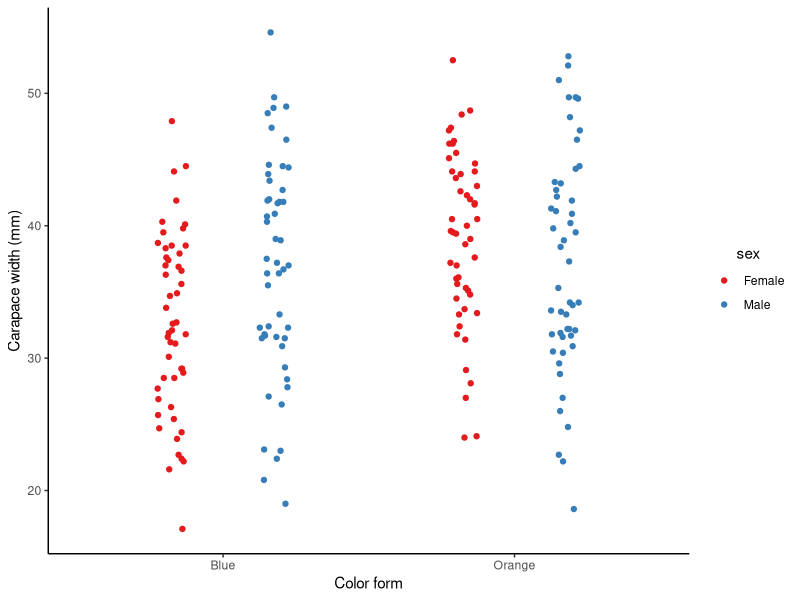
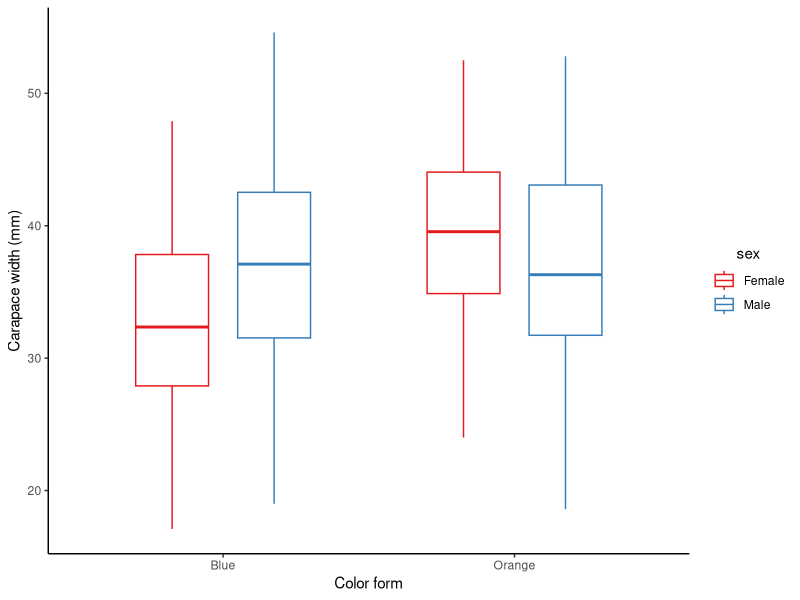
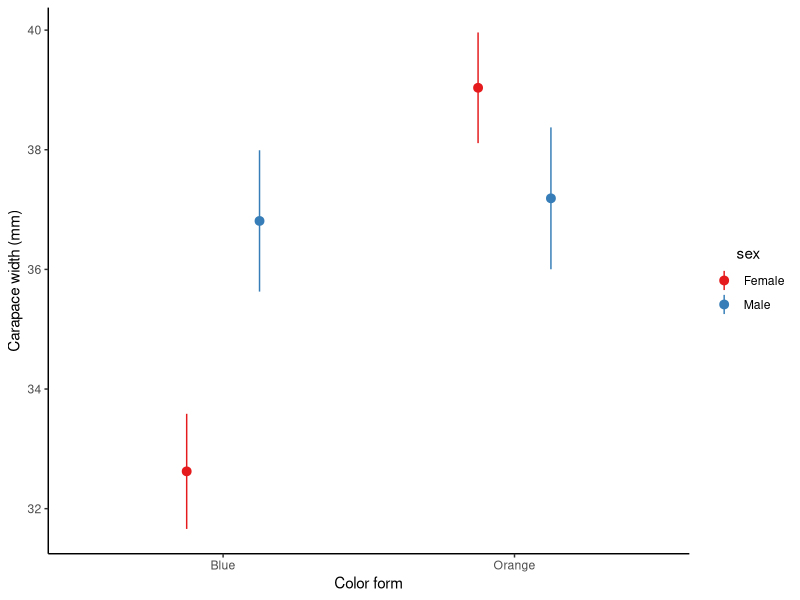
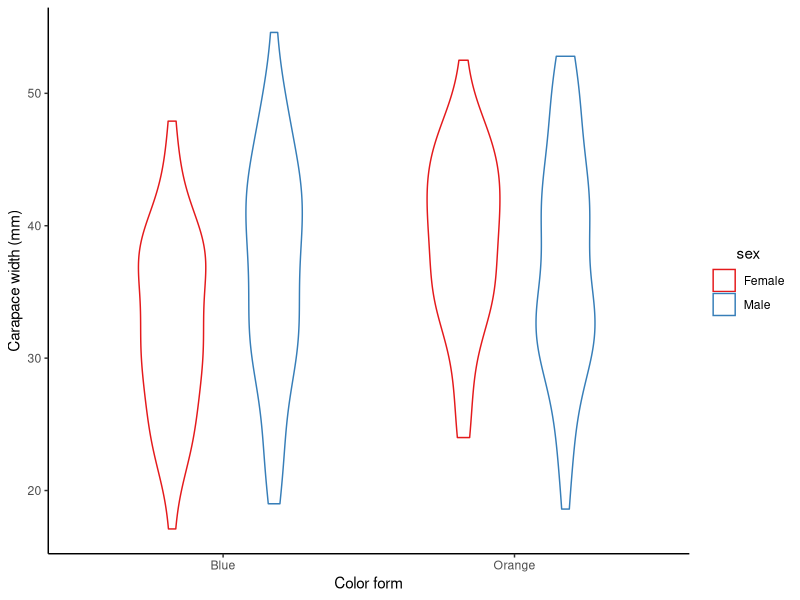
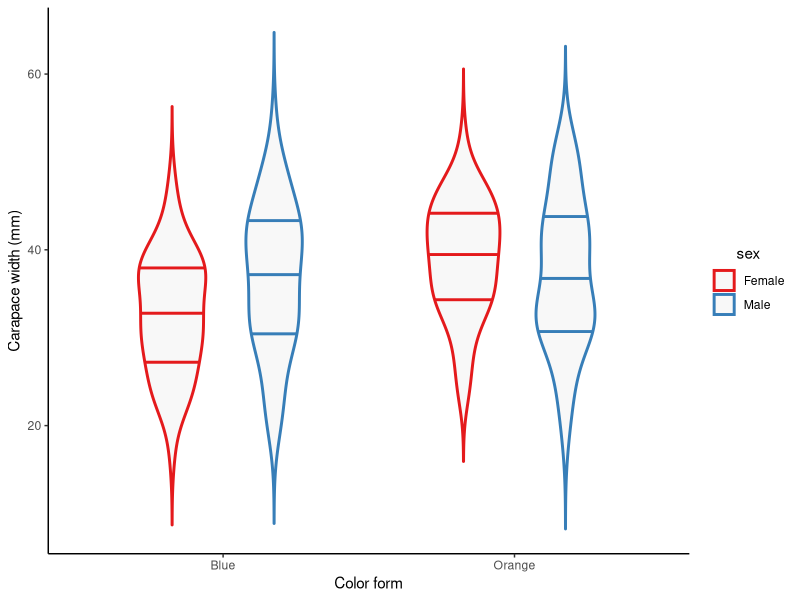
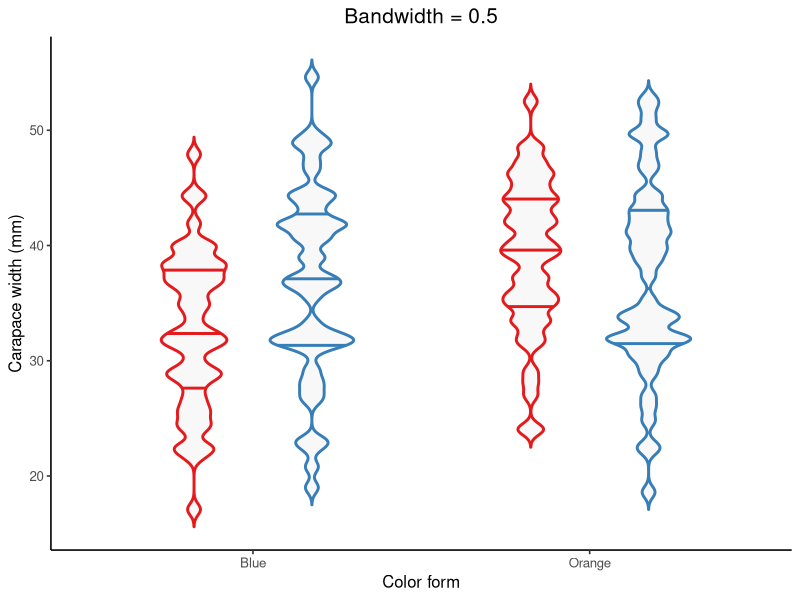
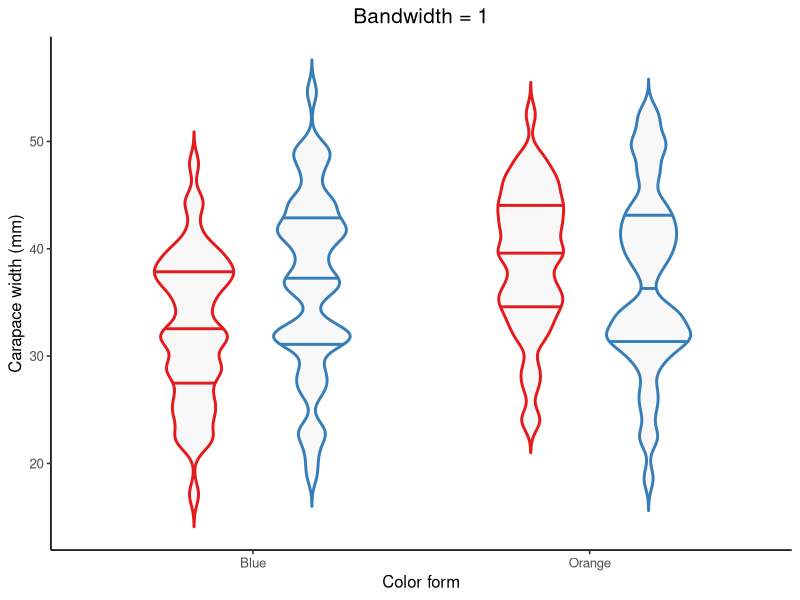
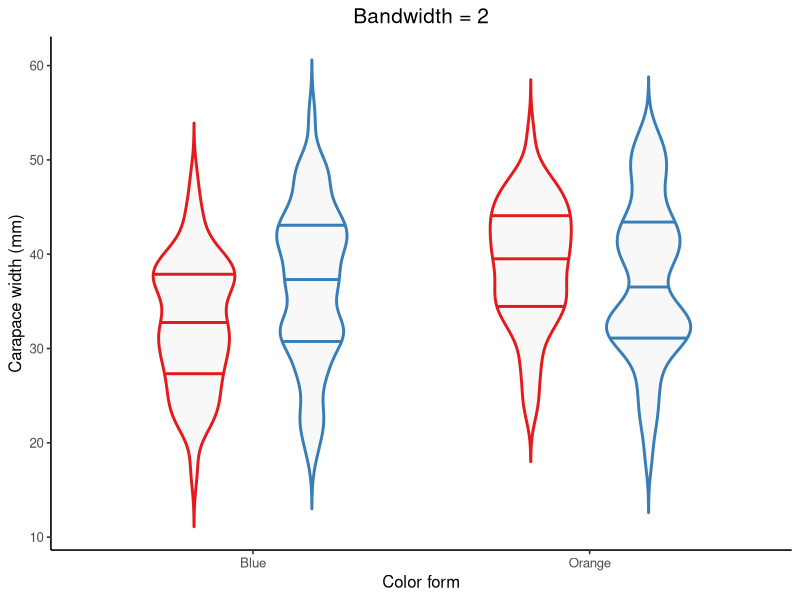

These charts were generated, in order, by the following R code:
## ---- chunk 1
knitr::opts_chunk$set(message = F, 
                      error = F, 
                      warning = F)

## ---- chunk 2
library(MASS)  # For the "crabs" dataset
library(tidyverse)

crabs_df <- crabs %>%
  select(sp, sex, CW) %>%
  transmute(color = case_when(sp == "B" ~ "Blue",
                              sp == "O" ~ "Orange"),
            sex = case_when(sex == "M" ~ "Male",
                            sex == "F" ~ "Female"),
            carapace_width = CW)

ggplot(data = crabs_df, aes(x = color, y = carapace_width, color = sex)) + 
  geom_point(position = position_jitterdodge(jitter.width = 0.1, dodge.width = 0.7)) + 
  scale_color_brewer(palette = "Set1") +
  labs(x = "Color form", y = "Carapace width (mm)") + 
  theme_classic() + 
  theme(legend.title = element_text(hjust = 0.5))

## ---- chunk 3
ggplot(data = crabs_df, aes(x = color, y = carapace_width, color = sex)) + 
  geom_boxplot(position = position_dodge(width = 0.7), width = 0.5) + 
  scale_color_brewer(palette = "Set1") +
  labs(x = "Color form", y = "Carapace width (mm)") + 
  theme_classic() + 
  theme(legend.title = element_text(hjust = 0.5))

## ---- chunk 4
ggplot(data = crabs_df, aes(x = color, y = carapace_width, color = sex)) + 
  stat_summary(geom = "pointrange", fun.data = "mean_se", position = position_dodge(width = 0.5)) +  # The bars represent SE 
  scale_color_brewer(palette = "Set1") +
  labs(x = "Color form", y = "Carapace width (mm)") + 
  theme_classic() + 
  theme(legend.title = element_text(hjust = 0.5))

## ---- chunk 5
ggplot(data = crabs_df, aes(x = color, y = carapace_width, color = sex)) + 
  geom_violin(position = position_dodge(width = 0.7), width = 0.5) + 
  scale_color_brewer(palette = "Set1") +
  labs(x = "Color form", y = "Carapace width (mm)") + 
  theme_classic() + 
  theme(legend.title = element_text(hjust = 0.5))

## ---- chunk 6
ggplot(data = crabs_df, aes(x = color, y = carapace_width, color = sex)) + 
  geom_violin(position = position_dodge(width = 0.7), 
              width = 0.5,
              size = 1,  # Thicker lines
              trim = F,  # Don't trim off the tails of density curves beyond data range
              scale = "area",  # All violins have the same area size 
              draw_quantiles = c(0.25, 0.5, 0.75),  # Add quartiles to the violins
              fill = after_scale(alpha("grey", 0.1))) +  # Fill the violins
  scale_color_brewer(palette = "Set1") +
  labs(x = "Color form", y = "Carapace width (mm)") + 
  theme_classic() + 
  theme(legend.title = element_text(hjust = 0.5))

## ---- chunk 7
map(c(0.5, 1, 2, 5), function(bw_values){  # Pass a set of bandwidth values to the ggplot
ggplot(data = crabs_df, aes(x = color, y = carapace_width, color = sex)) + 
  geom_violin(position = position_dodge(width = 0.7), 
              width = 0.5,
              size = 1,  
              trim = F,
              scale = "area",
              draw_quantiles = c(0.25, 0.5, 0.75),
              fill = after_scale(alpha("grey", 0.1)),
              bw = bw_values) +  # Control the bandwidth
  scale_color_brewer(palette = "Set1") +
  labs(x = "Color form", y = "Carapace width (mm)", title = paste0("Bandwidth = ", bw_values)) + 
  guides(color = "none") +
  theme_classic(base_size = 12) + 
  theme(legend.title = element_text(hjust = 0.5),
        plot.title = element_text(hjust = 0.5, size = 15))
})

## ---- chunk 8
# Violin plot + strip plot
ggplot(data = crabs_df, aes(x = color, y = carapace_width, color = sex)) + 
  geom_violin(position = position_dodge(width = 0.7), 
              width = 0.7,
              size = 1,
              trim = F,
              scale = "area") +
  geom_point(position = position_jitterdodge(jitter.width = 0.05, dodge.width = 0.7), show.legend = FALSE) +
  scale_color_brewer(palette = "Set1") +
  labs(x = "Color form", y = "Carapace width (mm)") + 
  theme_classic() + 
  theme(legend.title = element_text(hjust = 0.5))

# Violin plot + box plot
ggplot(data = crabs_df, aes(x = color, y = carapace_width, color = sex)) + 
  geom_violin(position = position_dodge(width = 0.7), 
              width = 0.7,
              size = 1,
              trim = F,
              scale = "area") +
  geom_boxplot(position = position_dodge(width = 0.7), width = 0.2, show.legend = FALSE) +
  scale_color_brewer(palette = "Set1") +
  labs(x = "Color form", y = "Carapace width (mm)") + 
  theme_classic() + 
  theme(legend.title = element_text(hjust = 0.5))

# Violin plot + point-range plot
ggplot(data = crabs_df, aes(x = color, y = carapace_width, color = sex)) + 
  geom_violin(position = position_dodge(width = 0.7), 
              width = 0.7,
              size = 1,
              trim = F,
              scale = "area") +
  stat_summary(geom = "pointrange", 
               fun = mean, 
               fun.min = function(x) mean(x) - sd(x),  # The bars represent SD
               fun.max = function(x) mean(x) + sd(x),
               position = position_dodge(width = 0.7), show.legend = FALSE) +
  scale_color_brewer(palette = "Set1") +
  labs(x = "Color form", y = "Carapace width (mm)") + 
  theme_classic() + 
  theme(legend.title = element_text(hjust = 0.5))

## ---- chunk 9
# geom_dotplot()
ggplot(data = crabs_df, aes(x = color, y = carapace_width, color = sex, fill = sex)) + 
  geom_dotplot(binaxis = "y", stackdir = "center", position = position_dodge(width = 0.8), dotsize = 0.7) +
  scale_color_brewer(palette = "Set1") +
  scale_fill_brewer(palette = "Set1") +
  labs(x = "Color form", y = "Carapace width (mm)", title = "geom_dotplot()") + 
  theme_classic() + 
  theme(legend.title = element_text(hjust = 0.5),
        plot.title = element_text(hjust = 0.5, size = 15))

# install.packages("ggbeeswarm")
# geom_beeswarm()
library(ggbeeswarm)
ggplot(data = crabs_df, aes(x = color, y = carapace_width, color = sex, fill = sex)) + 
  geom_beeswarm(cex = 2.5, dodge.width = 0.8, size = 2) +
  scale_color_brewer(palette = "Set1") +
  labs(x = "Color form", y = "Carapace width (mm)", title = "geom_beeswarm()") + 
  theme_classic() + 
  theme(legend.title = element_text(hjust = 0.5),
        plot.title = element_text(hjust = 0.5, size = 15))

# geom_quasirandom() with bandwidth = 0.1
ggplot(data = crabs_df, aes(x = color, y = carapace_width, color = sex, fill = sex)) + 
  geom_quasirandom(bandwidth = 0.1, nbins = 100, cex = 2, dodge.width = 0.8, method = "smiley") +
  scale_color_brewer(palette = "Set1") +
  labs(x = "Color form", y = "Carapace width (mm)", title = "geom_quasirandom() \n (bandwidth = 0.1)") + 
  theme_classic() + 
  theme(legend.title = element_text(hjust = 0.5),
        plot.title = element_text(hjust = 0.5, size = 15))

# geom_quasirandom() with bandwidth = 2
ggplot(data = crabs_df, aes(x = color, y = carapace_width, color = sex, fill = sex)) + 
  geom_quasirandom(bandwidth = 2, nbins = 100, cex = 2, dodge.width = 0.8, method = "smiley") +
  scale_color_brewer(palette = "Set1") +
  labs(x = "Color form", y = "Carapace width (mm)", title = "geom_quasirandom() \n (bandwidth = 2)") + 
  theme_classic() + 
  theme(legend.title = element_text(hjust = 0.5),
        plot.title = element_text(hjust = 0.5, size = 15))

